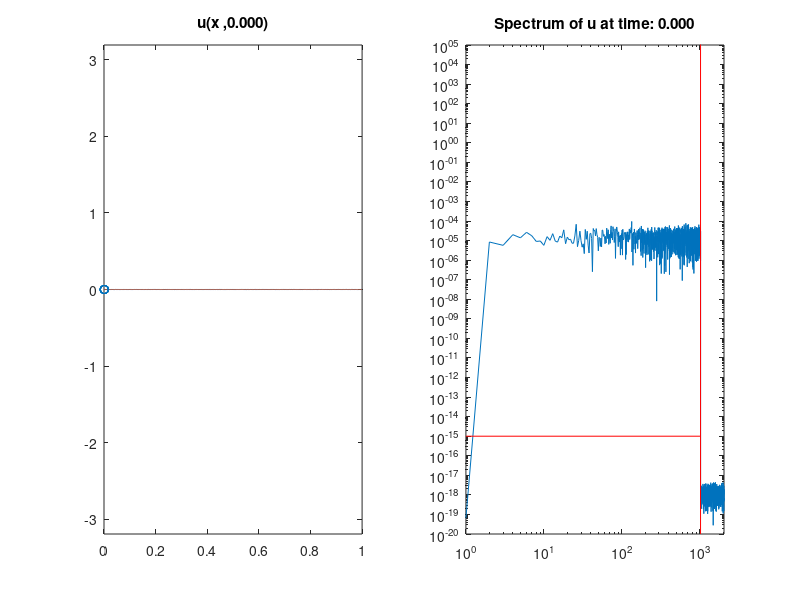

Recreate this plot in MATLAB. (Note: this script raises an error after producing the figure.)
%function Chafee_Infante(N1,T,nui,alphai,graph)
%Chafee-Infante eq. u_t - nu*u_xx = u - alpha*u^3
%basic constants defined by problem

%%%%%%%%%%%%%%%%%%%%%%%%%%%%%%%%%%%%%%%%%%%%%%%%%%%%%%%%%%%%%%%%%%%%%%%%%%%
%Solves Chafee-Infante equation using data assimilation on a uniform grid
%
%Meant to use loaded data from Data directory
%%%%%%%%%%%%%%%%%%%%%%%%%%%%%%%%%%%%%%%%%%%%%%%%%%%%%%%%%%%%%%%%%%%%%%%%%%%
% close all; clear all;
close all;
clear all;
global alpha nu x N;
global u v x_nodes u_f umv_error 
%% Load Variables
% load('Data\2018.01.23.01.24.03.575.mat')
if( exist('T','var') == 0)
    alpha = .1;
    nu = .00005;
%     dt = 0.01;
%     error = ;
    min_nodes = 10;
    L = 1;
    N = 2^12;
    mu = 50;
    seed = randi(10000)
    T = 50;
end

graph = true;
% graph = false;


%% Initialize other constants

dx = L/N;
%x = linspace(0,L,N);
x = 0 + dx*(0:(N-1));


%% Initial Conditions
% seed = randi(10000);
% fprintf('seed: %d\n', seed);
rng(seed);
a = (10^(0))*randn(1,N/4);
k = 1:1:N/4;
u_0 = zeros(1,N);
for i = 1:N/4  
    u_0 = u_0 + (a(i)*sin(2*pi*k(i)*x/L));
end
u_0 = u_0/(norm(u_0)*sqrt(dx))*10^-3;

% dt = dx/(1/sqrt(alpha)); % CFL, Courant Fredrich Lewy number for advection
dt = .01;
% dt <= dx/velocity.  Our max velocity is max value u ever takes on, namely
% 1/sqrt(alpha);
timesteps = ceil(T/dt);

% Convex Splitting Method
A = (nu/(dx^2))*gallery('tridiag',N-1,1,-2,1) + (1+2*alpha)*speye(N-1);
B = speye(N-1) - dt*A;

u = u_0';
t=0;
%% Sweeping Data Assimilation

% mu = 50;
nodes = min_nodes; %number of nodes
vel = nodes;
int_nodes = nodes;

i_nodes = 1:nodes;
x_nodes = x(i_nodes);

v = zeros(size(u));
%             error_DA(1) = norm(u_0);
ui = u(2:N);
vi = v(2:N);
u_f = abs(fft(u)/N);
% umv_error = abs(u-v);
umv_error = ones(1,timesteps);
%% Plot Setup
%plot initial data and define plot
if(graph)
    global h1 h2 h3 f1 e1
    figure
    subplot(1,2,1);
    h1 = plot(x,u_0);
    hold on;
    h2 = plot(x,zeros(1,N));
    h3 = scatter(x_nodes,zeros(1,length(x_nodes)));

    y_amp = max([1.01/sqrt(alpha), 1e-2]);
    axis([0 L -y_amp y_amp]);
    set(h1, 'XDataSource','x');
    set(h1, 'YDataSource','u');
    set(h2, 'XDataSource','x');
    set(h2, 'YDataSource','v');
    set(h3, 'XDataSource','x_nodes');
%     set(h3, 'YDataSource','zeros(1,length(x_nodes))');
    title ( sprintf ('u(x ,%1.3f)',0 ));

%     drawnow;
%     f = subplot(1,2,2);
    subplot(1,2,2);
    f1 = loglog(u_f(1:N/2));
    hold on;
    y1=get(gca,'ylim');
    line([N/4 N/4],[1e-20 1e10],'Color','red');
    line([1e-0 N/4],[1e-15 1e-15],'Color','red');
    axis([1,N/2,1e-20,1e5]);
    set(f1, 'YDataSource','u_f(1:N/2)');
    title ( sprintf ('Spectrum of u at time: %1.3f',t ));
    
%     subplot(2,2,[3 4])
% %     e1 = plot(umv_error);
%     e1 = semilogy(dt:dt:T, umv_error);
% 
% %     ylim([1e-15 1e5])%     set(gca, 'YScale', 'log')
%     set(e1, 'YDataSource', 'umv_error');
%     title(sprintf('Data Assimilation Error at time: %1.3f',t));
    
%     
end


%% Main Loop
% close all
% f = figure;
% line([N/4 N/4], [0 inf]);
% for k = 1:timesteps
%% Ramp up
offset = 0;
while(max(abs(u))<.9/sqrt(alpha)&&t<T)
    %% Graphing fft
if (graph && mod(offset,10) == 0)
    if(~Graphing(t))
        return
    end
end

    %solves pde
    
    offset = offset +1;
    t = t+dt;
    umv = u - v;
    %error_DA(k) = sqrt(dx)*norm(umv);
    ui = B\(ui.*(ones(N-1,1)+dt.*(alpha.*(-2-(ui.^2))))); %Convex Splitting Method
    u(2:N) = ui;
    u_f = abs(fft(u)/N);
    umv_error(offset) = sqrt(dx)*norm(u-v);
end
if t >= T
    close all;
    return
end
error_DA = zeros(1,timesteps-offset);
%% Data Assimiliation
global velocity direction pass
% vel = nodes;
velocity = nodes;
direction = 1;
pass = 0;
for k = 1:timesteps-offset
    
        
    t = t+dt;
    umv = u - v;
    error_DA(k) = sqrt(dx)*norm(umv);
    if(max(error_DA(k)>1e50))
        return
    end
    [x_nodes, i_nodes] = updateNodes(i_nodes);
    Ih_umv = [zeros(1,i_nodes(1)-1),interp1(x_nodes,umv(i_nodes),x(i_nodes)),zeros(1,N-i_nodes(end))]';
%     Ih_umv = interp1(x_nodes,umv(i_nodes),x)';
    Ih_umv(1) = [];% Ih_umv(end) = [];

    ui = B\(ui.*(ones(N-1,1)+dt.*(alpha.*(-2-(ui.^2))))); %Convex Splitting Method
    
    u(2:N) = ui;
    
    vi = B\(vi+dt*(alpha*(-2*vi-(vi.^3))+ mu*Ih_umv)); %Convex Splitting Method
    v(2:N) = vi;
    %     error_DA(k+1) = norm(u-v);
    umv_error(offset+k) = sqrt(dx)*norm(u-v);

    
    %% Graphing
    %redraw plot
    show = 20;
    if(k<=10)
        show = 20;
    end
    %     if(max(u)> 0.9/sqrt(alpha)&&graph && mod(k,5) == 0
    if(graph && mod(k,show) == 0)
        if(~Graphing(t))
            return
        end
    end
    
    
end
% if(graph)
%     figure
%     semilogy(dt*(offset+1):dt:T, error_DA);
% end

%% Save Data
%         date = datestr(now,'yyyy.mm.dd.HH.MM.SS.FFF');
%         save(['Data/' date '.mat'],'L','N','T','dt','alpha','nu','mu','seed','int_nodes','min_nodes','error');

function [x_nodes, i_nodes] = updateNodes(prev_nodes)
global x N direction velocity pass;
% if(min(abs(v)) < 1)
%     vel = 1;
% else
%     vel = 20;
% end
if(prev_nodes(end)+direction*velocity >= N-1)
    direction = -1;
    pass = 1;
    i_nodes = [N-length(prev_nodes):N-1];
    x_nodes = x(i_nodes);
elseif(prev_nodes(1)+direction*velocity <=1)
    direction = 1;
    i_nodes = [2:length(prev_nodes)+1];
    x_nodes = x(i_nodes);
else
    % n = min(find((abs(uv)==max(abs(uv)))));
    i_nodes = (prev_nodes+direction*velocity);
    x_nodes = x(i_nodes);
    % x_nodes = [x(prev_nodes),x(n)];
    % i_nodes = [prev_nodes,n];
    %     x_nodes = unique([x(prev_nodes),x(n)]);
    %     i_nodes = unique([prev_nodes,n]);
end
end
function [check] = Graphing(t)
global h1 h2 h3 f1 e1
global x u_f u v error_DA int_nodes N x_nodes umv_error
if(~ishghandle(h1)||~ishghandle(f1))%||~ishghandle(e1))
    check = false;
    return;
end
check = true;
subplot(1,2,1);
refreshdata(h1,'caller');
refreshdata(h2,'caller');
refreshdata(h3,'caller');
% refreshdata;
title ( sprintf ('u(x ,%1.3f)',t ));
%         drawnow;
%
subplot(1,2,2);
refreshdata(f1,'caller');
% refreshdata;
title ( sprintf ('Spectrum of u at time: %1.3f',t ));

% subplot(2,2,[3 4]);
% refreshdata(e1,'caller');
% refreshdata;
% title ( sprintf ('Data Assimilation Error at time: %1.3f',t ));
%         u_hat = fft(u);
%         u_hat = fft(u);
%         loglog(abs(u_hat(1:N/2))/N);
%         hold on;
%         y1=get(gca,'ylim');
% %         line([N/4 N/4],[1e-20 1e10],'Color','red');
%         line([1e-0 N/4],[1e-15 1e-15],'Color','red');
%         axis([1,N/2,1e-20,1e5]);
%         title ( sprintf ('Spectrum of u at time: %1.3f',t ));
drawnow;
end


